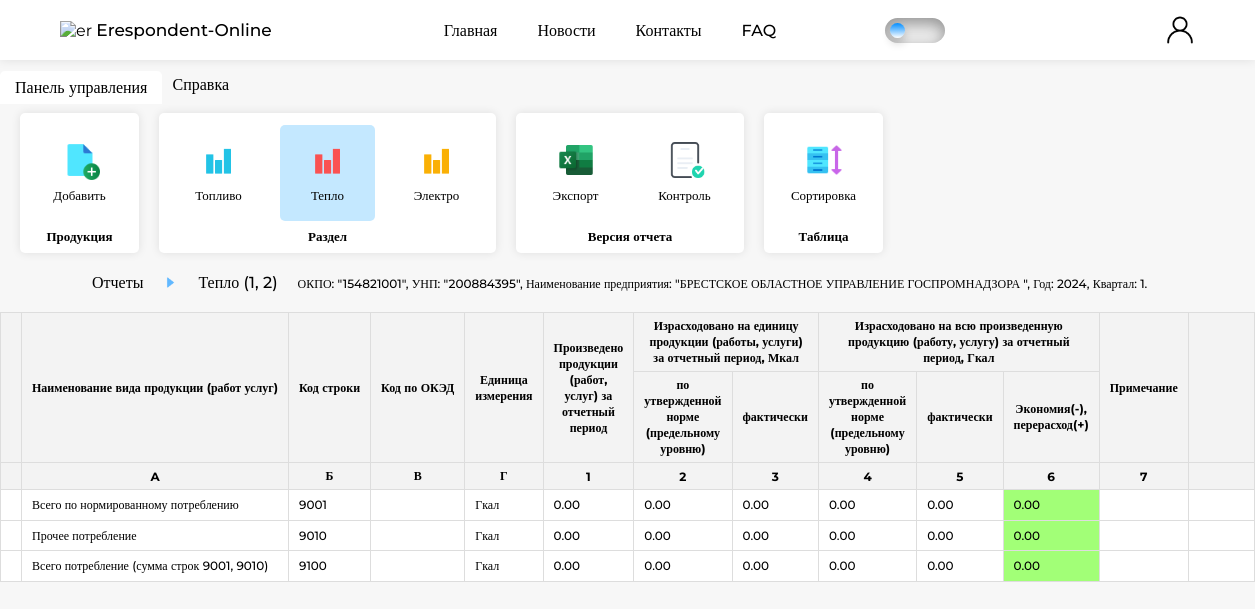
Screenshot of /report_area/heat/2 (signed in) with the database file from the repository.
### website/models.py (models this page shows)
class Report(db.Model):
    __tablename__ = 'report'
    id = db.Column(db.Integer, primary_key=True)
    okpo = db.Column(db.Integer)
    organization_name = db.Column(db.String(50))
    year = db.Column(db.Integer)
    quarter = db.Column(db.Integer)
    user_id = db.Column(db.Integer, db.ForeignKey('user.id'))
    time_of_receipt = db.Column(db.Date)
    versions = relationship('Version_report', backref='report')

class Version_report(db.Model):
    __tablename__ = 'version_report'
    id = db.Column(db.Integer, primary_key=True)
    begin_time = db.Column(db.Date, default=datetime.now())
    change_time = db.Column(db.Date)
    control = db.Column(db.Boolean, default=False)
    agreed = db.Column(db.Boolean, default=False)
    sent = db.Column(db.Boolean, default=False)
    status = db.Column(db.String(20))
    sent_time = db.Column(db.Date)
    agreed_time = db.Column(db.Date)
    fio = db.Column(db.String(30))
    telephone = db.Column(db.String(20))
    email = db.Column(db.String(50))
    report_id = db.Column(db.Integer, db.ForeignKey('report.id'))
    sections = db.relationship('Sections', backref='version_report', lazy=True, cascade="all, delete-orphan")

class Organization(db.Model):
    __tablename__ = 'organization'
    id = db.Column(db.Integer, primary_key=True)
    full_name = db.Column(db.String(100))
    okpo = db.Column(db.Integer)
    ynp = db.Column(db.Integer)
    district = db.Column(db.String(50))
    city = db.Column(db.String(50))
    ministry = db.Column(db.String(50))

class DirProduct(db.Model):
    __tablename__ = 'DirProduct'
    IdProduct = db.Column(db.Integer, primary_key = True)
    CodeProduct = db.Column(db.String(4000))
    NameProduct = db.Column(db.String(4000))
    IsFuel = db.Column(db.Boolean)
    IsHeat = db.Column(db.Boolean)
    IsElectro = db.Column(db.Boolean)
    IdUnit = db.Column(db.Integer, db.ForeignKey('DirUnit.IdUnit'))
    DateStart = db.Column(db.Date)
    DateEnd = db.Column(db.Date)
    unit = relationship("DirUnit", foreign_keys=[IdUnit], backref="products")

class DirUnit(db.Model):
    __tablename__ = 'DirUnit'
    IdUnit = db.Column(db.Integer, primary_key = True)
    CodeUnit = db.Column(db.String(4000))
    NameUnit = db.Column(db.String(4000))

### website/views.py (the view)
@views.route('/report_area/heat/<int:id>')
@profile_complete
@login_required
@owner_only
def report_heat(id):
    dirUnit = DirUnit.query.filter_by().all()
    dirProduct = DirProduct.query.filter(DirProduct.IsHeat == True, ~DirProduct.CodeProduct.in_(['9001', '9010', '9100'])).order_by(asc(DirProduct.CodeProduct)).all()
    current_version = Version_report.query.filter_by(id=id).first()
    current_report = Report.query.filter_by(id=current_version.report_id).first()
    sections = Sections.query.filter_by(id_version=current_version.id, section_number=2).all()
    specific_codes = ['9001', '9010', '9100']
    if not sections:
        sections_data = [
            (id, 290, 9100, 2, '', 0.00, 0.00, 0.00, 0.00, 0.00, 0.00, ''),
            (id, 287, 9010, 2, '', 0.00, 0.00, 0.00, 0.00, 0.00, 0.00, ''),
            (id, 284, 9001, 2, '', 0.00, 0.00, 0.00, 0.00, 0.00, 0.00, ''),
        ]
        for data in sections_data:
            section = Sections(
                id_version=data[0],
                id_product=data[1],
                code_product=data[2],
                section_number=data[3],
                Oked=data[4],
                produced=data[5],
                Consumed_Quota=data[6],
                Consumed_Fact=data[7],
                Consumed_Total_Quota=data[8],
                Consumed_Total_Fact=data[9 ],
                total_differents = data[10],
                note=data[11]
            )
            db.session.add(section)
        db.session.commit()
    sections = Sections.query.filter_by(id_version=current_version.id, section_number=2).order_by(desc(Sections.id)).all()
    return render_template('report_heat.html',
        sections=sections,
        dirUnit=dirUnit,
        dirProduct=dirProduct,
        current_user=current_user,
        current_report=current_report,
        current_version=current_version
    )

### website/templates/report_heat.html (shortened to what this page needs)
{% extends "base.html" %}
{% block content %}
<div class = "report-area_page">
    <div class = "report-area_menu">
        <div class="report-area_podmenu">
            <label for="tab1" class="report-area_menu-name">Панель управления</label>
            <div class="content-podmenu">
                <nav>
                    <ul>
                        <section>
                            <div class = "functions_menu">
                                <li data-action="link_addSection_modal">
                                    <img src="{{ url_for('static', filename='img/icon_new_file.png')}}" alt="">
                                    <a>Добавить</a>
                                </li>
                            </div>
                            <a class="functions_menu_name">
                                Продукция
                            </a>
                        </section>
                        <section>
                            <div class = "functions_menu">
                                <li onclick="window.location.href='/report_area/fuel/{{current_version.id}}'">
                                    <img src="{{ url_for('static', filename='img/Toplivo.png')}}" alt="">
                                    <a>Топливо</a>
                                </li>
                                <li onclick="window.location.href='/report_area/heat/{{current_version.id}}'" class = "activefunctions_menu">
                                    <img src="{{ url_for('static', filename='img/Teplo.png')}}" alt="">
                                    <a>Тепло</a>
                                </li>
                                <li onclick="window.location.href='/report_area/electro/{{current_version.id}}'"  >
                                    <img src="{{ url_for('static', filename='img/Electro.png')}}" alt="">
                                    <a>Электро</a>
                                </li>
                            </div>
                            <a class="functions_menu_name">
                                Раздел
                            </a>
                        </section>
                        <section>
                            <div class = "functions_menu">
                                <li id = "export-table-btn">
                                    <img src="{{ url_for('static', filename='img/icon_excel.png')}}" alt="">
                                    <a>Экспорт</a>
                                </li>
                                <li id="control-report-btn">
                                    <img src="{{ url_for('static', filename='img/icon_control.png')}}" alt="">
                                    <a>Контроль</a>
                                </li>
                            </div>
                            <a class="functions_menu_name">
                                Версия отчета
                            </a>
                        </section>
                        <section>
                            <div class = "functions_menu">
                                <li onclick="sortTable()">
                                    <img src="{{ url_for('static', filename='img/icon_sort.png')}}" alt="">
                                    <a>Сортировка</a>
                                </li>
                            </div>
                            <a class="functions_menu_name">
                                Таблица
                            </a>
                        </section>
                    </ul>
                </nav>
            </div>
        </div>
        <div class="report-area_podmenu">
            <label for="tab2" class="report-area_menu-name">Справка</label>
        </div>
    </div>
    <div class = "rotation-fromareas" >
        <div class = "rotation-fromareas_info">
            <span>
                <a class = "hover_a" href="/report_area">Отчеты</a>
            </span>
            <span>
                <img class = "img_black" src="{{ url_for('static', filename='img/icon_arroy.png')}}" alt="">
            </span>
            <span>
                <a>Тепло ({{current_report.id}}, {{current_version.id}})</a>
            </span>
            <span>
                <a style = "font-size: 12px;">ОКПО: "{{current_report.okpo}}",
                    УНП: "{{current_user.organization.ynp}}",
                    Наименование предприятия: "{{current_report.organization_name}}",
                    Год: {{current_report.year}},
                    Квартал: {{current_report.quarter}}. </a>
            </span>
        </div>
    </div>
    <div class = "report-area">
        <table class = "table_report-area">
            <thead class="order-table_titels">
                <tr>
                    <th class="resizable" rowspan="2"></th>
                    <th class="resizable" style = "white-space: nowrap;" rowspan="2">Наименование вида продукции (работ услуг)<div class="resizer"></div></th>
                    <th class="resizable" rowspan="2" style = "white-space: nowrap;">Код строки<div class="resizer"></div></th>
                    <th class="resizable" rowspan="2" style = "white-space: nowrap;">Код по ОКЭД<div class="resizer"></div></th>
                    <th class="resizable" rowspan="2">Единица измерения<div class="resizer"></div></th>
                    <th class="resizable" rowspan="2">Произведено продукции (работ, услуг) за отчетный период<div class="resizer"></div></th>
                    <th class="resizable" colspan="2">Израсходовано на единицу продукции (работы, услуги) за отчетный период, Мкал<div class="resizer"></div></th>
                    <th class="resizable" colspan="3">Израсходовано на всю произведенную продукцию (работу, услугу) за отчетный период, Гкал<div class="resizer"></div></th>
                    <th class="resizable" rowspan="2">Примечание<div class="resizer"></div></th>
                    <th rowspan="2"></th>
                </tr>
                <tr>
                    <th class="resizable">по утвержденной норме (предельному уровню)<div class="resizer"></div></th>
                    <th class="resizable">фактически<div class="resizer"></div></th>
                    <th class="resizable">по утвержденной норме (предельному уровню)<div class="resizer"></div></th>
                    <th class="resizable">фактически<div class="resizer"></div></th>
                    <th class="resizable" style = "width: 80px;">Экономия(-), перерасход(+)<div class="resizer"></div></th>
                </tr>
                <tr>
                    <th></th>
                    <th class="resizable">A<div class="resizer"></div></th>
                    <th class="resizable">Б<div class="resizer"></div></th>
                    <th class="resizable">В<div class="resizer"></div></th>
                    <th class="resizable">Г<div class="resizer"></div></th>
                    <th class="resizable">1<div class="resizer"></div></th>
                    <th class="resizable">2<div class="resizer"></div></th>
                    <th class="resizable">3<div class="resizer"></div></th>
                    <th class="resizable">4<div class="resizer"></div></th>
                    <th class="resizable">5<div class="resizer"></div></th>
                    <th class="resizable">6<div class="resizer"></div></th>
                    <th class="resizable">7<div class="resizer"></div></th>
                    <th rowspan="2"></th>
                </tr>
            </thead>
            <tbody>
                {% for row in sections %}
                <tr class = "section_row" data-id="{{ row.id }}" >
                    <td>
                    </td>
                    <td>
                        <input
                            class = "product-name_fuel"
                            type = "text"
                            value = "{{ row.product.NameProduct }}"
                            readonly
                        >
                    </td>
                    <td>
                        <input
                            name = "code_product"
                            value = "{{ row.code_product }}"
                            readonly
                        >
                    </td>
                    <td>
                        <input
                            name = "Oked_fuel"
                            value = "{{ row.Oked }}"
                            readonly
                        >
                    </td>
                     <td>
                        <input
                            style = "white-space: nowrap; text-align: left;"
                            name = ""
                            value = "{{ row.product.unit.NameUnit }}"
                            readonly
                        >
                    </td>
                    <td>
                        <input
                            name = "produced_fuel"
                            value = "{{ row.produced }}"
                            readonly
                        >
                    </td>
                    <td>
                        <input
                            name = "Consumed_Quota_fuel"
                            value = "{{ row.Consumed_Quota }}"
                            readonly
                        >
                    </td>
                    <td>
                        <input
                            name = "Consumed_Fact_fuel"
                            value = "{{ row.Consumed_Fact }}"
                            readonly
                        >
                    </td>
                    <td>
                        <input
                            name = "Consumed_Total_Quota_fuel"
                            value = "{{ row.Consumed_Total_Quota }}"
                            readonly
                        >
                    </td>
                    <td>
                        <input
                            name = "Consumed_Total_Fact_fuel"
                            value = "{{ row.Consumed_Total_Fact }}"
                            readonly
                        >
                    </td>
                    {% if row.total_differents is not none and (row.total_differents < 0.0 or row.total_differents == 0.00) %}
                        <td style="background-color: #a2ff77;">
                            <input
                                style="background-color: #a2ff77; color: black;"
                                name="row_total_differents"
                                value="{{ row.total_differents }}"
                                readonly
                            >
                        </td>
                    {%endif%}
                    <td>
                        <input
                            name = "note_fuel"
                            value = "{{ row.note }}"
                            readonly
                        >
                    </td>
                    <td colspan="2"></td>
                </tr>
                {%endfor%}
            </tbody>
        </table>
    </div>
</div>
{% endblock %}

### rows the page displays
Report: id "1", okpo "154821001", organization_name "БРЕСТСКОЕ ОБЛАСТНОЕ УПРАВЛЕНИЕ ГОСПРОМНАДЗОРА", year "2024", quarter "1"
Version_report: id "2"
Organization: organization.ynp "200884395"
DirProduct: product.NameProduct "Всего по нормированному потреблению"
DirUnit: product.unit.NameUnit "Гкал" "Гкал" "Гкал"
DirProduct: product.NameProduct "Прочее потребление"
DirProduct: product.NameProduct "Всего потребление (сумма строк 9001, 9010)"
